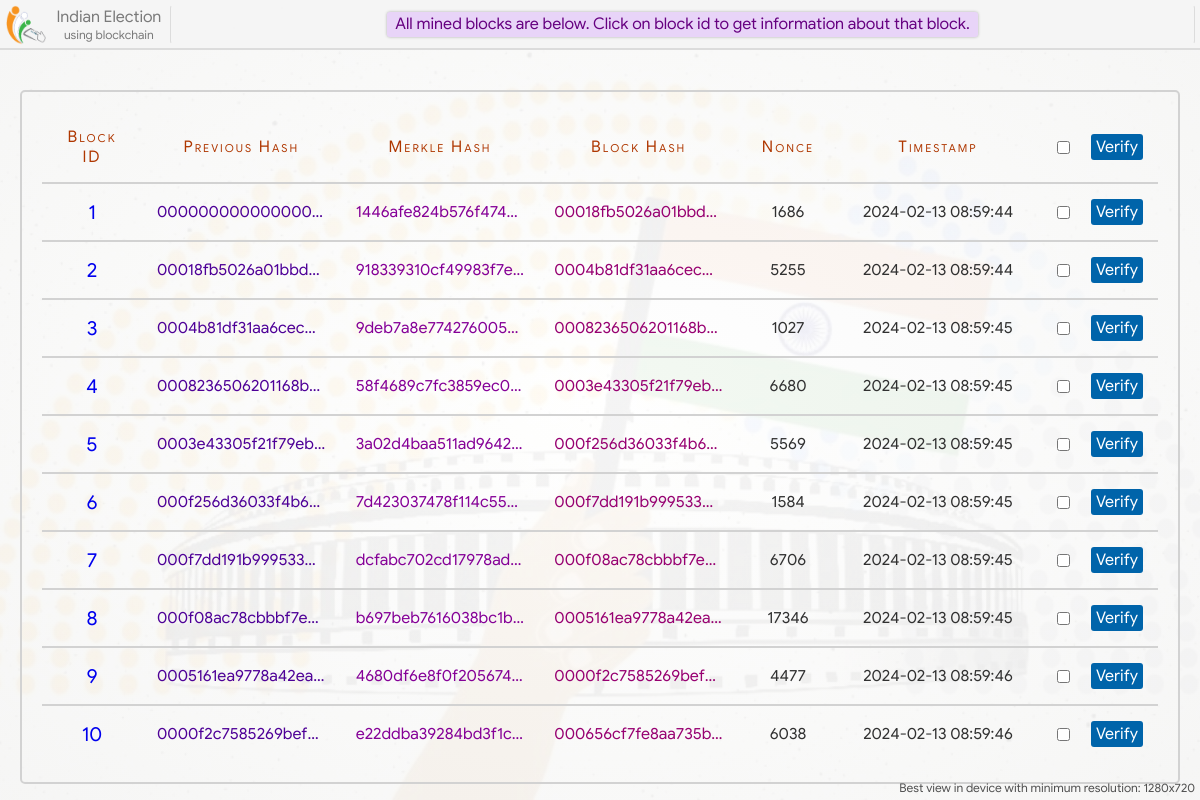
Before: /blockchain/ with the older database file.
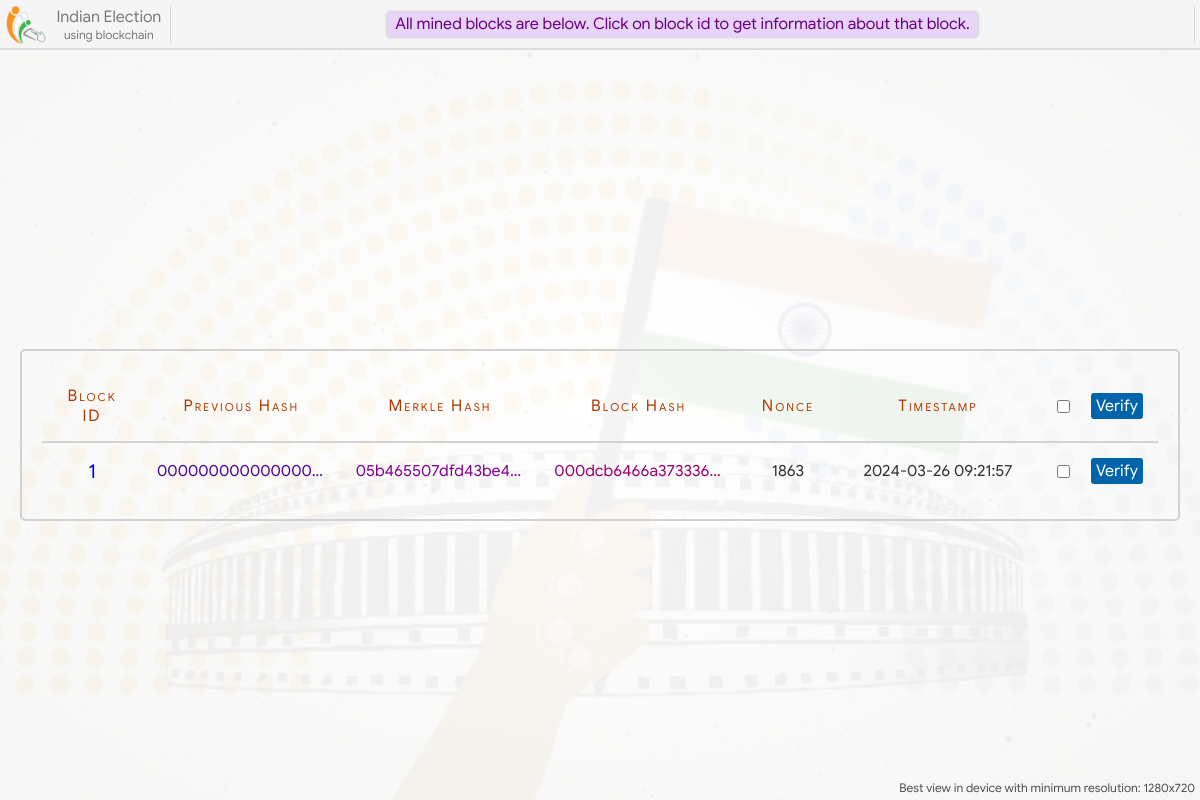
After: the same page with the newer database file.
### home/models.py (models this page shows)
class Block(models.Model):
    prev_hash = models.CharField(max_length=100, blank=True)
    merkle_hash = models.CharField(max_length=100, blank=True)
    this_hash = models.CharField(max_length=100, blank=True)
    nonce = models.IntegerField(null=True)
    timestamp = models.DateTimeField()

### home/views.py (the view)
# urls.py: path('blockchain/', views.blockchain, name='blockchain'),
def blockchain(request):
    blocks = Block.objects.all()
    return render(request, 'blockchain.html', {'blocks':blocks})

### home/templates/blockchain.html (shortened to what this page needs)
{% extends 'base.html' %}
{% load static %}
{% block head %}
    <link rel="stylesheet" type="text/css" href="{% static 'css/blockchain.css' %}">
{% endblock %}
{% block main_content %}
<div class="blocks">
    <table class="mine-block-result">
        <tr class="table-header">
            <td>Block ID</td>
            <td>Previous Hash</td>
            <td>Merkle Hash</td>
            <td>Block Hash</td>
            <td>Nonce</td>
            <td>Timestamp</td>
            <td> <div class="verify-button" title="Click to verify selected Blocks"> <input type="checkbox" onchange="verifySelect(this)"> <span onclick="verifyBlock(this)">Verify</span> </div> </td>
        </tr>
        {% if blocks %}
        {% for block in blocks %}
        <tr id="{{ block.id }}">
            <td> <a class="block-info-link" href="/block-info/?id={{block.id}}"> {{ block.id }} </a> </td>
            <td title="{{ block.prev_hash }}" style="color: rgb(78, 0, 151);">{{ block.prev_hash }}</td>
            <td title="{{ block.merkle_hash }}" style="color: rgb(133, 0, 151);">{{ block.merkle_hash }}</td>
            <td title="{{ block.this_hash }}" style="color: rgb(151, 0, 113);">{{ block.this_hash }}</td>
            <td>{{ block.nonce }}</td>
            <td>{{ block.timestamp|date:"Y-m-d" }} {{ block.timestamp|time:"H:i:s" }}</td>
            <td> <div class="verify-button" title="Click to verify this Block"> <input type="checkbox" onchange="verifySelect(this)"> <span onclick="verifyBlock(this)">Verify</span> </div> </td>
        </tr>
        {% endfor %}
        {% else %}
        <tr>
            <td colspan="7">No Blocks</td>
        </tr>
        {% endif %}
    </table>
</div>
{% endblock %}

### home/templates/base.html (shortened to what this page needs)
{% load static %}
<!DOCTYPE html>
<html lang="en">
<head>
    <link rel="stylesheet" type="text/css" href="{% static 'css/animations.css' %}">
    <link rel="stylesheet" type="text/css" href="{% static 'css/loading.css' %}">
    <link rel="stylesheet" type="text/css" href="{% static 'css/base.css' %}">
    <link rel="stylesheet" type="text/css" href="{% static 'css/home.css' %}">
    <link rel="stylesheet" type="text/css" href="{% static 'css/candidate-profile.css' %}">
    <link rel="stylesheet" type="text/css" href="{% static 'css/voting.css' %}">
    <link rel="stylesheet" type="text/css" href="{% static 'css/final-status.css' %}">
    {% block head %}{% endblock %}
</head>
<body>
    <div class="gradient"></div>
    <div class="main-content">
        {% block main_content %}{% endblock %}
    </div>
    <div class="header">
            <div class="logo" title="Navigation Bar">
                <img style="height: 40px; width: 40px; margin: auto;" src="{% static 'images/logo.png' %}">
                <div class="logo-text">
                    <span class="logo-text" style="font-size: 16px;">Indian Election</span>
                    <span class="logo-text" style="font-size: 12px;">using blockchain</span>
                </div>
            </div>
            <div class="status-box">
            </div>
    </div>
    <div class="view-msg">Best view in device with minimum resolution: 1280x720</div>
</body>
</html>

### home/static/css/base.css (style rules this page uses)
* { box-sizing: border-box; font-family: calibri; font-size: 20px; }
a { text-decoration: none; }
html, body { display: flex; padding: 0; margin: 0; width: 100%; min-height: 100%; }
body { display: flex; flex-direction: column; background: url('../images/vote-bg.jpg'); background-position: center; background-repeat: no-repeat; background-size: cover; background-attachment: fixed; }
.gradient { position: fixed; top: 0; left: 0; height: 100%; width: 100%; background: radial-gradient(rgba(255,255,255, 0.95), rgba(245,245,245, 0.95)); background-attachment: fixed; z-index: -10; }
.header { position: fixed; top: 0px; left: 0px; height: 50px; padding: 5px; padding-left: 0; display: flex; width: 100%; background: rgb(245, 245, 245, 0.95); border-bottom: 2px solid rgba(0,0,0,0.1); z-index: 7; }
.header > .logo { display: flex; min-width: 170px; width: max-content; padding-right: 3px; cursor: pointer; }
.header > .logo > .logo-text { margin: auto; color: rgba(0,0,0,0.5); margin-left: 5px; display: flex; flex-direction: column; text-align: center; }
.status-box { overflow: hidden; display: flex; flex-direction: column; margin: auto; flex: 1; border: 1px solid rgba(255, 0, 0, 0); border-left: 1px solid rgba(0,0,0,0.1); border-right: 1px solid rgba(0,0,0,0.1); border-radius: 3px; padding: 4px 10px; height: 39px; }
.main-content { display: flex; margin: auto; margin-top: 70px; min-height: calc(100% - 70px); padding: 20px; width: 100%; }
.view-msg { position: fixed; bottom: 5px; right: 5px; font-size: 12px; color: rgb(80, 80, 80); }

### home/static/css/blockchain.css (style rules this page uses)
.blocks { width: 100%; margin: auto; display: flex; padding: 20px; border: 2px solid rgb(210, 210, 210); border-radius: 5px; }
table.mine-block-result { width: 100%; border-collapse: collapse; word-wrap: break-word; table-layout: fixed; }
table.mine-block-result tr { border-bottom: 2px solid rgb(210, 210, 210); }
table.mine-block-result tr:last-child { border-bottom: none; }
table.mine-block-result td { text-align: center; padding: 15px; color: rgb(49, 49, 49); font-size: 16px; }
table.mine-block-result tr td:first-child { width: 100px; }
table.mine-block-result tr td:nth-child(5) { width: 100px; }
table.mine-block-result tr td:nth-child(6) { width: 200px; }
table.mine-block-result tr td:last-child { text-align: right; width: 120px; letter-spacing: 0; font-variant: normal; }
.verify-button { display: flex; justify-content: space-between; align-items: center; }
.verify-button span { padding: 0; margin: 0; font-size: 16px; background: rgba(0, 100, 170); font-weight: bold; padding: 3px 5px; border-radius: 3px; color: white; cursor: pointer; }
table.mine-block-result tr td:nth-child(2), table.mine-block-result tr td:nth-child(3), table.mine-block-result tr td:nth-child(4) { white-space: nowrap; overflow: hidden !important; text-overflow: ellipsis; }
tr.table-header td { color: #af3700; font-size: 16px; letter-spacing: 2px; font-variant: small-caps; }
.block-info-link { padding: 5px 12px; border-radius: 3px; transition: 0.3s; }

Changed rows visible on the page:
removed Block: id "2", prev_hash "00018fb5026a01bbd…", merkle_hash "918339310cf49983f7e…", this_hash "0004b81df31aa6cec…", nonce "5255", timestamp "2024-02-13", timestamp "08:59:44"
removed Block: id "3", prev_hash "0004b81df31aa6cec…", merkle_hash "9deb7a8e774276005…", this_hash "0008236506201168b…", nonce "1027", timestamp "2024-02-13", timestamp "08:59:45"
removed Block: id "4", prev_hash "0008236506201168b…", merkle_hash "58f4689c7fc3859ec0…", this_hash "0003e43305f21f79eb…", nonce "6680", timestamp "2024-02-13", timestamp "08:59:45"
removed Block: id "5", prev_hash "0003e43305f21f79eb…", merkle_hash "3a02d4baa511ad9642…", this_hash "000f256d36033f4b6…", nonce "5569", timestamp "2024-02-13", timestamp "08:59:45"
removed Block: id "6", prev_hash "000f256d36033f4b6…", merkle_hash "7d423037478f114c55…", this_hash "000f7dd191b999533f…", nonce "1584", timestamp "2024-02-13", timestamp "08:59:45"
removed Block: id "7", prev_hash "000f7dd191b999533f…", merkle_hash "dcfabc702cd17978ad…", this_hash "000f08ac78cbbbf7e…", nonce "6706", timestamp "2024-02-13", timestamp "08:59:45"
removed Block: id "8", prev_hash "000f08ac78cbbbf7e…", merkle_hash "b697beb7616038bc1b…", this_hash "0005161ea9778a42ea…", nonce "17346", timestamp "2024-02-13", timestamp "08:59:45"
removed Block: id "9", prev_hash "0005161ea9778a42ea…", merkle_hash "4680df6e8f0f205674…", this_hash "0000f2c7585269bef…", nonce "4477", timestamp "2024-02-13", timestamp "08:59:46"
removed Block: id "10", prev_hash "0000f2c7585269bef…", merkle_hash "e22ddba39284bd3f1c…", this_hash "000656cf7fe8aa735b…", nonce "6038", timestamp "2024-02-13", timestamp "08:59:46"
changed Block id 1: merkle_hash "1446afe824b576f474…" → "05b465507dfd43be4…"; this_hash "00018fb5026a01bbd…" → "000dcb6466a373336…"; nonce "1686" → "1863"; timestamp "2024-02-13" → "2024-03-26"; timestamp "08:59:44" → "09:21:57"
